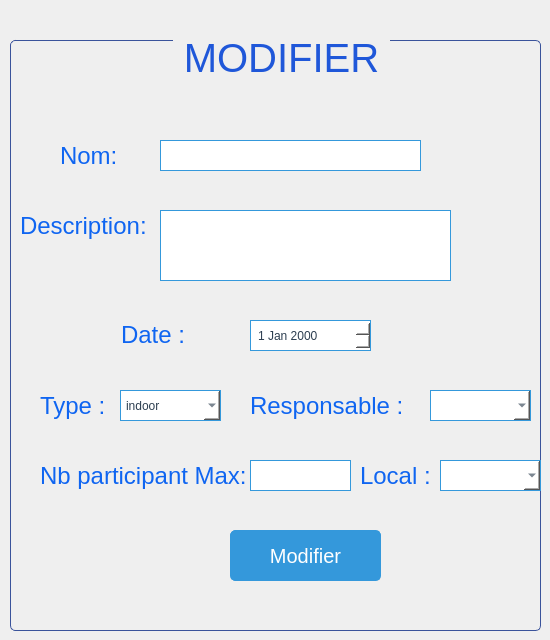
              <widget class="QWidget" name="page_60">
               <widget class="QGroupBox" name="groupBox_53">
                <property name="geometry">
                 <rect>
                  <x>10</x>
                  <y>30</y>
                  <width>531</width>
                  <height>601</height>
                 </rect>
                </property>
                <property name="styleSheet">
                 <string notr="true">QGroupBox {
    border: 1px solid #3a539b; /* Darker blue */
    border-radius: 5px;
    margin-top: 10px;
	font-size:40px;
}

QGroupBox::title {
    subcontrol-origin: margin;
    subcontrol-position: top center;
    padding: 5px;
color: #1F57D9;
    font-weight: bold;
}

QLabel {
    color: #0F65F1; /* Medium blue */
    font-size: 24px; /* Larger font size */
    font-family: &quot;Candara&quot;, sans-serif; /* Different font family */
}

QComboBox {
    background-color: #ffffff; /* Light white background */
    border: 1px solid #3498db; /* Medium blue */
    padding: 5px;
    color: #2c3e50; /* Dark gray text */
    selection-background-color: #3498db; /* Medium blue */
}

QLineEdit {
    background-color: #ffffff; /* Light white background */
    border: 1px solid #3498db; /* Medium blue */
    padding: 5px;
    color: #2c3e50; /* Dark gray text */
}

QDateEdit {
    background-color: #ffffff; /* Light white background */
    border: 1px solid #3498db; /* Medium blue */
    padding: 5px;
    color: #2c3e50; /* Dark gray text */
}

QPushButton {
    background-color: #3498db; /* Medium blue */
    color: #ffffff; /* White text */
    border: 1px solid #3498db; /* Medium blue */
    padding: 12px 24px; /* Larger padding */
    border-radius: 5px;
    font-family: &quot;Cambria&quot;, serif; /* Different font family */
    font-size: 20px; /* Larger font size */
}

QPushButton:hover {
    background-color: #2980b9; /* Darker hover color */
    border: 1px solid #2980b9; /* Darker hover color */
}
</string>
                </property>
                <property name="title">
                 <string>MODIFIER</string>
                </property>
                <widget class="QLineEdit" name="nom_event_modif">
                 <property name="geometry">
                  <rect>
                   <x>150</x>
                   <y>110</y>
                   <width>261</width>
                   <height>31</height>
                  </rect>
                 </property>
                </widget>
                <widget class="QLabel" name="label_265">
                 <property name="geometry">
                  <rect>
                   <x>50</x>
                   <y>110</y>
                   <width>71</width>
                   <height>31</height>
                  </rect>
                 </property>
                 <property name="styleSheet">
                  <string notr="true"/>
                 </property>
                 <property name="text">
                  <string>Nom:</string>
                 </property>
                </widget>
                <widget class="QLineEdit" name="description_event_modif">
                 <property name="geometry">
                  <rect>
                   <x>150</x>
                   <y>180</y>
                   <width>291</width>
                   <height>71</height>
                  </rect>
                 </property>
                </widget>
                <widget class="QLabel" name="label_266">
                 <property name="geometry">
                  <rect>
                   <x>10</x>
                   <y>180</y>
                   <width>141</width>
                   <height>31</height>
                  </rect>
                 </property>
                 <property name="text">
                  <string>Description:</string>
                 </property>
                </widget>
                <widget class="QLabel" name="label_267">
                 <property name="geometry">
                  <rect>
                   <x>240</x>
                   <y>360</y>
                   <width>171</width>
                   <height>31</height>
                  </rect>
                 </property>
                 <property name="text">
                  <string>Responsable :</string>
                 </property>
                </widget>
                <widget class="QLabel" name="label_268">
                 <property name="geometry">
                  <rect>
                   <x>30</x>
                   <y>430</y>
                   <width>211</width>
                   <height>31</height>
                  </rect>
                 </property>
                 <property name="text">
                  <string>Nb participant Max:</string>
                 </property>
                </widget>
                <widget class="QLabel" name="label_269">
                 <property name="geometry">
                  <rect>
                   <x>30</x>
                   <y>360</y>
                   <width>101</width>
                   <height>31</height>
                  </rect>
                 </property>
                 <property name="text">
                  <string>Type :</string>
                 </property>
                </widget>
                <widget class="QPushButton" name="modifier_event">
                 <property name="geometry">
                  <rect>
                   <x>220</x>
                   <y>500</y>
                   <width>151</width>
                   <height>51</height>
                  </rect>
                 </property>
                 <property name="text">
                  <string>Modifier</string>
                 </property>
                </widget>
                <widget class="QLineEdit" name="nbr_participants_event_modif">
                 <property name="geometry">
                  <rect>
                   <x>240</x>
                   <y>430</y>
                   <width>101</width>
                   <height>31</height>
                  </rect>
                 </property>
                </widget>
                <widget class="QLabel" name="label_276">
                 <property name="geometry">
                  <rect>
                   <x>111</x>
                   <y>289</y>
                   <width>141</width>
                   <height>31</height>
                  </rect>
                 </property>
                 <property name="text">
                  <string>Date :</string>
                 </property>
                </widget>
                <widget class="QComboBox" name="id_responsable_event_modif">
                 <property name="geometry">
                  <rect>
                   <x>420</x>
                   <y>360</y>
                   <width>101</width>
                   <height>31</height>
                  </rect>
                 </property>
                </widget>
                <widget class="QDateEdit" name="date_event_modif">
                 <property name="geometry">
                  <rect>
                   <x>240</x>
                   <y>290</y>
                   <width>121</width>
                   <height>31</height>
                  </rect>
                 </property>
                </widget>
                <widget class="QLabel" name="label_280">
                 <property name="geometry">
                  <rect>
                   <x>350</x>
                   <y>430</y>
                   <width>101</width>
                   <height>31</height>
                  </rect>
                 </property>
                 <property name="text">
                  <string>Local :</string>
                 </property>
                </widget>
                <widget class="QComboBox" name="id_local_event_modif">
                 <property name="geometry">
                  <rect>
                   <x>430</x>
                   <y>430</y>
                   <width>101</width>
                   <height>31</height>
                  </rect>
                 </property>
                </widget>
                <widget class="QComboBox" name="type_event_modif">
                 <property name="geometry">
                  <rect>
                   <x>110</x>
                   <y>360</y>
                   <width>101</width>
                   <height>31</height>
                  </rect>
                 </property>
                 <item>
                  <property name="text">
                   <string>indoor</string>
                  </property>
                 </item>
                 <item>
                  <property name="text">
                   <string>outdoor</string>
                  </property>
                 </item>
                </widget>
               </widget>
              </widget>
